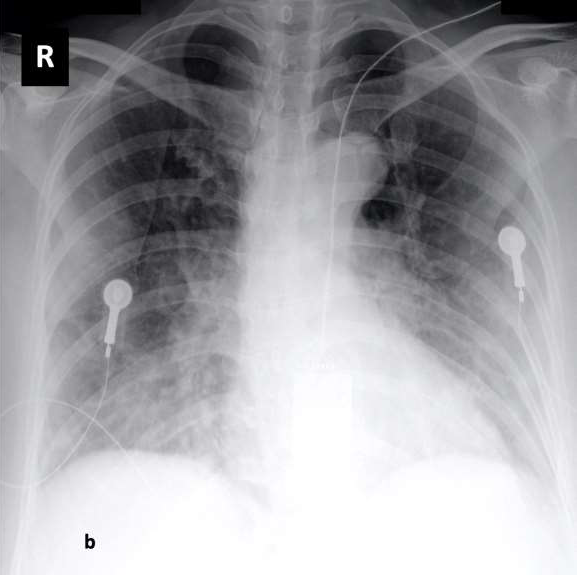
%> input picture img_old/trainning/covid19/1.CXRCTThoraximagesofCOVID-19fromSingapore.pdf-003-fig4b.png, 577 x 575 px, given in place of 1.CXRCTThoraximagesofCOVID-19fromSingapore.pdf-000-fig1b.png, which was not available
$ octave testeresolucao.m   (GNU Octave 9; MATLAB toolbox functions it lacks are replaced by stand-ins)
%> lines starting %> are read from the running program, lines starting %| are printed output that depends on the picture; pictures that were not available may be replaced by others from this repository, and a replacement may not be noted
%A=rgb2gray(imread('Documentos/Projeto COVID-19 IME/covid-chestxray-dataset-master/images/1.CXRCTThoraximagesofCOVID-19fromSingapore.pdf-000-fig1a.png'));
%A=imresize(A,[582 483]);
%imwrite(A,'Documentos/Projeto COVID-19 IME/Imagens Parametrizadas/imagem1.png');

B=rgb2gray(imread('Documentos/Projeto COVID-19 IME/covid-chestxray-dataset-master/images/1.CXRCTThoraximagesofCOVID-19fromSingapore.pdf-000-fig1b.png'));
%> B: size 575x577 uint8; min 0, max 255, mean 161.7
B=imresize(B,[582 483]);
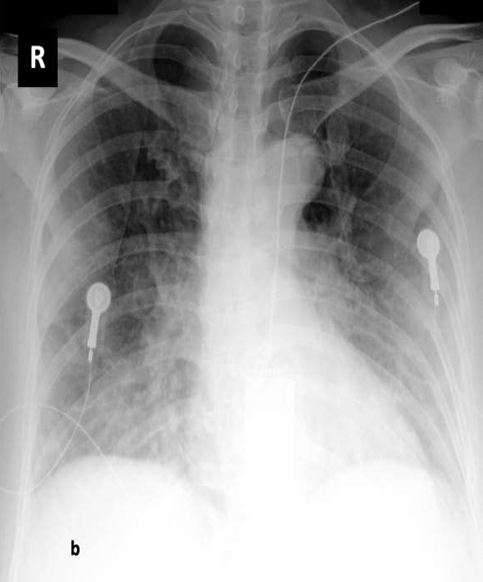
%> B: size 582x483 uint8; min 0, max 255, mean 161.7
imwrite(B,'Documentos/Projeto COVID-19 IME/Imagens Parametrizadas/imagem2.png');

C=rgb2gray(imread('Documentos/Projeto COVID-19 IME/covid-chestxray-dataset-master/images/1.CXRCTThoraximagesofCOVID-19fromSingapore.pdf-001-fig2a.png'));
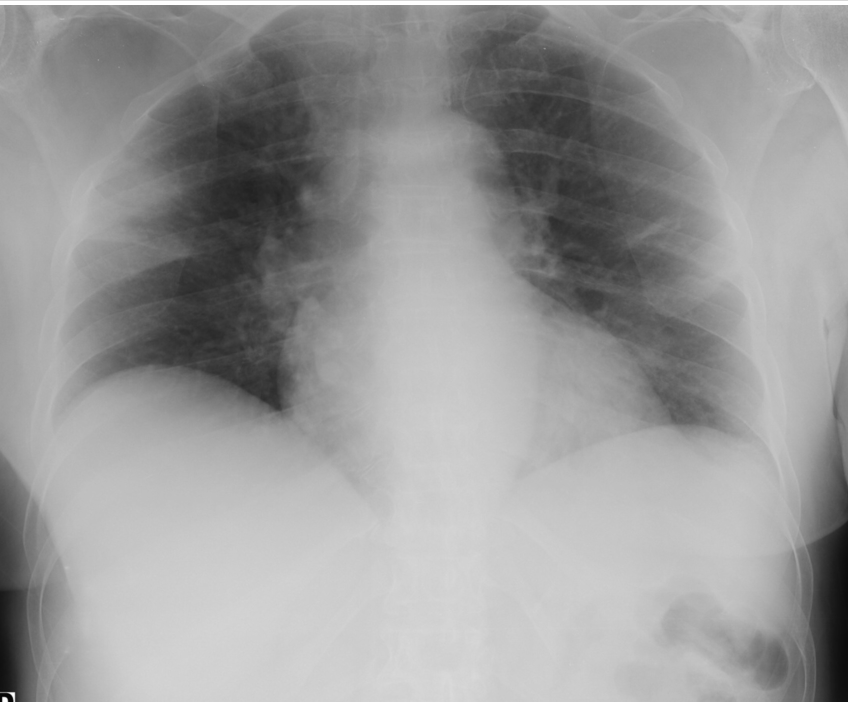
%> input picture trainning/images/covid19/1B734A89-A1BF-49A8-A1D3-66FAFA4FAC5D.jpeg, 1696 x 1403 px, given in place of 1.CXRCTThoraximagesofCOVID-19fromSingapore.pdf-001-fig2a.png, which was not available (shown at 1/2 size)
%> C: size 1403x1696 uint8; min 0, max 255, mean 153.2
C=imresize(C,[582 483]);
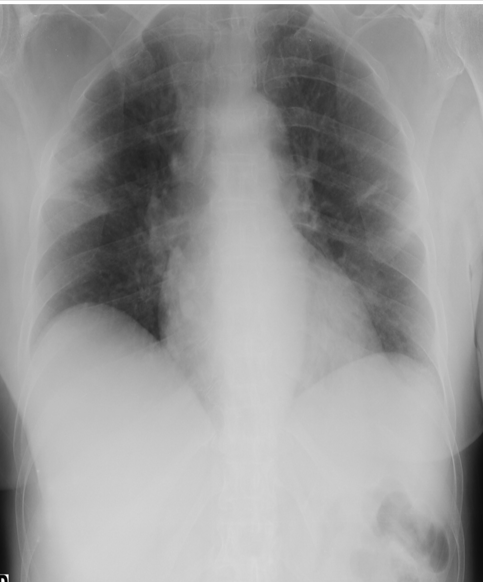
%> C: size 582x483 uint8; min 0, max 255, mean 153.2
imwrite(C,'Documentos/Projeto COVID-19 IME/Imagens Parametrizadas/imagem3.png');

%> (the run ends here)
